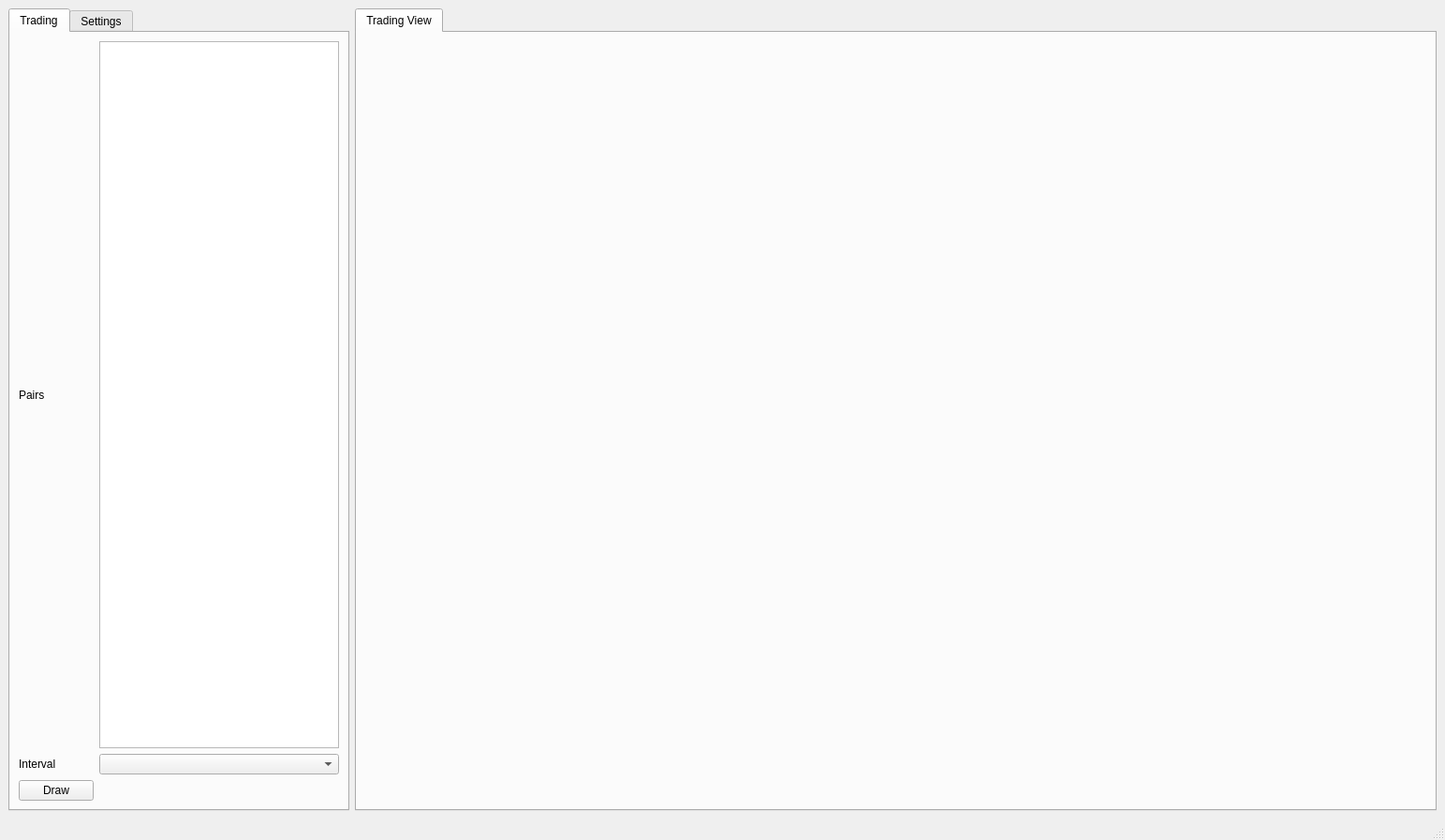
<?xml version="1.0" encoding="UTF-8"?>
<ui version="4.0">
 <class>MainWindow</class>
 <widget class="QMainWindow" name="MainWindow">
  <property name="geometry">
   <rect>
    <x>0</x>
    <y>0</y>
    <width>1543</width>
    <height>897</height>
   </rect>
  </property>
  <property name="windowTitle">
   <string>Pair Wings</string>
  </property>
  <widget class="QWidget" name="centralwidget">
   <layout class="QGridLayout" name="gridLayout">
    <item row="0" column="0">
     <widget class="QTabWidget" name="tabWidget_2">
      <property name="sizePolicy">
       <sizepolicy hsizetype="Minimum" vsizetype="Expanding">
        <horstretch>0</horstretch>
        <verstretch>0</verstretch>
       </sizepolicy>
      </property>
      <property name="currentIndex">
       <number>0</number>
      </property>
      <widget class="QWidget" name="tab_3">
       <attribute name="title">
        <string>Trading</string>
       </attribute>
       <layout class="QGridLayout" name="gridLayout_2">
        <item row="2" column="0">
         <widget class="QLabel" name="label_2">
          <property name="text">
           <string>Interval</string>
          </property>
         </widget>
        </item>
        <item row="3" column="0">
         <widget class="QPushButton" name="draw_pushButton">
          <property name="text">
           <string>Draw</string>
          </property>
         </widget>
        </item>
        <item row="2" column="2">
         <widget class="QComboBox" name="interval_comboBox"/>
        </item>
        <item row="1" column="0">
         <widget class="QLabel" name="label">
          <property name="text">
           <string>Pairs</string>
          </property>
         </widget>
        </item>
        <item row="1" column="2">
         <widget class="QListWidget" name="pairs_listWidget">
          <property name="selectionRectVisible">
           <bool>true</bool>
          </property>
         </widget>
        </item>
       </layout>
      </widget>
      <widget class="QWidget" name="tab_4">
       <attribute name="title">
        <string>Settings</string>
       </attribute>
       <layout class="QGridLayout" name="gridLayout_3">
        <item row="0" column="1">
         <widget class="QComboBox" name="stockNames_comboBox"/>
        </item>
        <item row="1" column="1">
         <widget class="QComboBox" name="accountNames_comboBox"/>
        </item>
        <item row="0" column="0">
         <widget class="QLabel" name="label_3">
          <property name="text">
           <string>Stock</string>
          </property>
         </widget>
        </item>
        <item row="1" column="0">
         <widget class="QLabel" name="label_4">
          <property name="text">
           <string>Account</string>
          </property>
         </widget>
        </item>
        <item row="4" column="0" colspan="2">
         <widget class="QPushButton" name="stockConnect_pushButton">
          <property name="text">
           <string>Connect</string>
          </property>
         </widget>
        </item>
        <item row="5" column="0">
         <spacer name="verticalSpacer">
          <property name="orientation">
           <enum>Qt::Vertical</enum>
          </property>
          <property name="sizeHint" stdset="0">
           <size>
            <width>20</width>
            <height>40</height>
           </size>
          </property>
         </spacer>
        </item>
        <item row="2" column="0">
         <widget class="QCheckBox" name="stockAutoConnect_checkBox">
          <property name="text">
           <string>Connect automatically on start the app</string>
          </property>
         </widget>
        </item>
        <item row="3" column="0">
         <widget class="QLabel" name="stock_status_label">
          <property name="text">
           <string>Status: </string>
          </property>
         </widget>
        </item>
       </layout>
      </widget>
     </widget>
    </item>
    <item row="0" column="1">
     <widget class="QTabWidget" name="tradingView_tabWidget">
      <property name="currentIndex">
       <number>0</number>
      </property>
      <widget class="QWidget" name="tradingView_tab">
       <attribute name="title">
        <string>Trading View</string>
       </attribute>
       <layout class="QGridLayout" name="gridLayout_4">
        <item row="0" column="0">
         <layout class="QGridLayout" name="tradingView_gridLayout"/>
        </item>
       </layout>
      </widget>
     </widget>
    </item>
   </layout>
  </widget>
  <widget class="QMenuBar" name="menubar">
   <property name="geometry">
    <rect>
     <x>0</x>
     <y>0</y>
     <width>1543</width>
     <height>26</height>
    </rect>
   </property>
  </widget>
  <widget class="QStatusBar" name="statusbar"/>
 </widget>
 <resources/>
 <connections/>
</ui>
